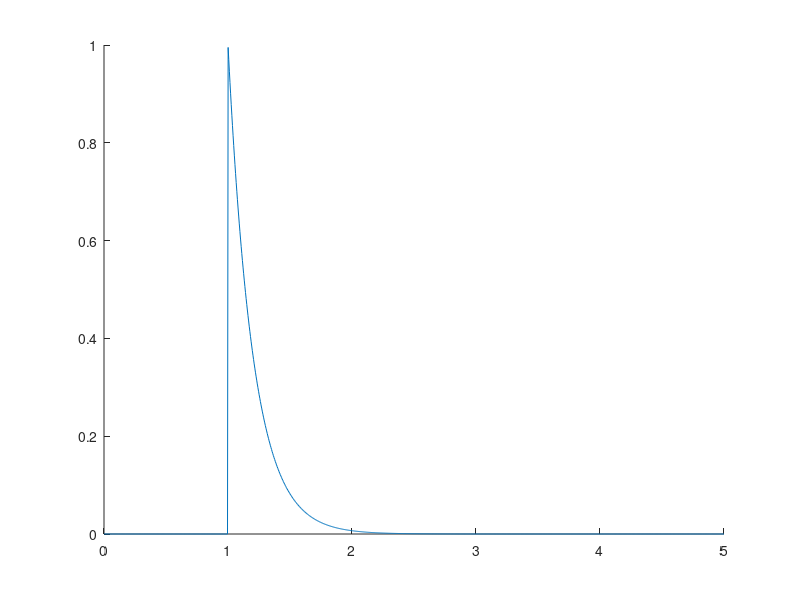
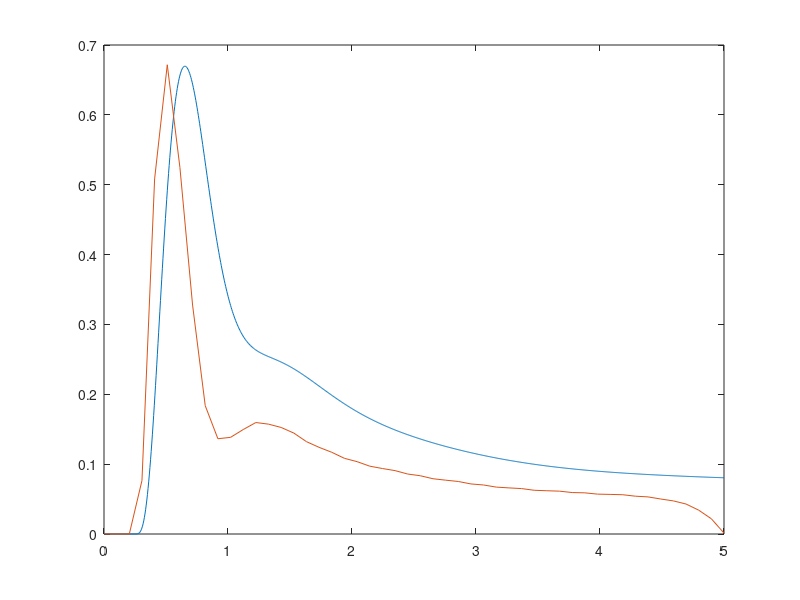

The MATLAB script that drew these images, in order: (Note: this script raises an error after producing the figures.)
%% Convolution Function
% Convolution of C with decaying exponential kernel.
%
% $$\int_0^t K^{trans}e^{-k_{ep} \tau} C(t-\tau - t_0) d\tau$$
% 

%% Syntax
%
% * *prototypeConvolution* -- Calling with no arguments runs a demo.
% * g = *prototypeConvolution*(kTrans, kEp, t0, t) -- Typical call.
%       
% 
%% Description
% Implements the convolution of C with decaying exponential kernel, as described in
%       Suyash et al.  The output of this function is a time-series representation of the 
%       pixel intensity over time.  It is also the solution to the first order ODE
%       modeling the flow of tracer from the bloodstream to the tissue and back.
%       
%       Int( C(tau) * exp(t - tau) dtau, 0, t)
% 
% $$e^{\pi i} + 1 = 0$$ 
% 
%   Foo  bar
% 
% $$e^{\pi i} + 1 = 0$$
% 
% 
% # ITEM1
% # ITEM2
% 
% $$\int_0^t K^{trans}e^{-k_{ep} \tau} C(t-\tau) d\tau$$
% 

%%
% 
%
%   Arguments:
%       kTrans      Scale parameter (beta_1)
%       kEp         Shape parameter (1/beta_2)
%       t0          Shift or Delay parameter (beta_3)
%       t           Temporal coordinate vector or Time-points (t)
%
%   Output:
%       g           Pixel intensity time series (g(x,t) in TMI paper)
%

%% Arguments
%  kTrans      Scale parameter (beta_1)
% kEp         Shape parameter (1/beta_2)
% t0          Shift or Delay parameter (beta_3)
% t           Temporal coordinate vector or Time-points (t)
%
%%  Output
% g           Pixel intensity time series (g(x,t) in TMI paper)
%

function prototypeConvolution(~)
    
    if ~nargin, demo, return, end

end

%% Shortened Demo
%
function shortenedDemo

%     delayDemo    
    multiConvolution;
%     timingDemo
    
%     convolutionOuterLoop;
    
    '';
end

function delayDemo
    
%     y = linspace(0,0.25);
%     s = zeros(length(y));
%     for i = 1:length(y)
%         s(i) = breastCp(0.25,y(i));
%     end
%     figure, plot(y,s)
%     '';

% 
%     load fittedImages_November-04-2007_054554_2hr_20min
%     KTrans = beta(:,:,1);
%     k_ep = beta(:,:,2);
%     dt_i = 1;
%     dt_j = 1;
%     Ti = 0:28;
%     Tj = 0:28;
%     Cpi = breastCp(linspace(0,5,length(Tj)));
%     oversample_i = 1;
%     
%     
%     KTrans  = single(KTrans);
%     k_ep    = single(k_ep);
%     dt_i    = single(dt_i);
%     Ti      = int32(Ti);
%     dt_j    = single(dt_j);
%     Tj      = int32(Tj); 
%     Cpi     = single(Cpi);
%     oversample_i = single(oversample_i);
%     signal_2 = dce_mri_mex(KTrans, k_ep, dt_i, Ti, dt_j, Tj, Cpi, oversample_i);
% 
%     %figure, for t=1:29; imagesc(signal_2(:,:,t)'), axis image; drawnow; end
%     
    '';
    
    k_ep = 100;
    KTrans = 10/k_ep;

    overFactor = 5;  % Needs to be an integer
    
    oversample_i = 32;
    oversample_j = 2;
    oversample_i_b = 1 * oversample_i;
    oversample_j_b = overFactor * oversample_j;

    t0 = 0; tf = 5; T  = 50;
    %dt_j = (tf - t0) / (oversample_j*T);

    Ti = oversample_i*T;
    Tj = oversample_j*T;
    Tj2 = oversample_j_b*T;


    dt_i = (tf - t0) / Ti;
    dt_j = (tf - t0) / Tj;
    dt_j2 = (tf - t0) / Tj2;

    ti = (0:Ti-1) * dt_i;
    tj = (0:Tj-1) * dt_j;
    tj2 = (0:Tj2-1) * dt_j2;

    tj_vec = single(0:Tj-1) * dt_j;
    tj_vec = permute(tj_vec, [1 3 2]);  % Make it 1x1xTj
    
    
    % Init Cpi vector
    Cpi = breastCp(ti);
    [v,ind] = max(Cpi)
    f = @(x) 5 - breastCp(x);
    ti_min = fminsearch(f, ti(ind));
    [v,ind] = min(abs(ti - ti_min));
    [ti(ind), Cpi(ind)]
    
    
    
    h2 = figure;
    hold all
    title('Difference')
    
    h1 = figure;
    hold all
    %plot(ti, Cpi*10, 'LineWidth', 3, 'Color', [.8 .8 1])
    
    
%     Ti = oversample_i*T;
%     Tj = oversample_j*T;
%     
%     dt_i = (tf - t0) / Ti;
%     dt_j = (tf - t0) / Tj;
    
    delays = linspace(0, dt_j, 10);
    for k = 1:length(delays)
        delay = delays(k);

        signal_a = convolutionOversampleRun (KTrans, k_ep, delay, oversample_i, oversample_j);
        signal_b = convolutionOversampleRun (KTrans, k_ep, delay, oversample_i_b, oversample_j_b);

        
        v = (k-1) / max(1, length(delays)-1);
        color_a = [1-v,   v, v];
        color_b = [0.9*(1-v), 0.75*(1-v), v];

        s_a = real(signal_a);
        s_a = permute(s_a, [3 1 2]);
        s_a = s_a(:,:);
        t_a = tj(:);

        s_b = real(signal_b);
        s_b = permute(s_b, [3 1 2]);
        s_b = s_b(:,:);
        t_b = tj2(:);
        
        s_c = s_b(1:overFactor:end);
        s_c = s_c(1:min(end,length(s_a)));  % Force to be same size if something went wrong
        t_c = t_a;
        
        set(0,'CurrentFigure', h1)
        plot(t_a, s_a, '--', 'Color', color_a) 
        plot(t_b, s_b,  '-', 'Color', color_b) 
        plot(t_c, s_c,  'o', 'Color', color_b)

        set(0,'CurrentFigure', h2)
        plot(t_a, s_a - s_c, 'Color', color_a)
        
    end
    
    '';
end


function timingDemo
% 
%     load fittedImages_November-04-2007_054554_2hr_20min
%     KTrans = beta(:,:,1);
%     k_ep = beta(:,:,2);
%     dt_i = 1;
%     dt_j = 1;
%     Ti = 0:28;
%     Tj = 0:28;
%     Cpi = breastCp(linspace(0,5,length(Tj)));
%     oversample_i = 1;
%     
%     
%     KTrans  = single(KTrans);
%     k_ep    = single(k_ep);
%     dt_i    = single(dt_i);
%     Ti      = int32(Ti);
%     dt_j    = single(dt_j);
%     Tj      = int32(Tj); 
%     Cpi     = single(Cpi);
%     oversample_i = single(oversample_i);
%     signal_2 = dce_mri_mex(KTrans, k_ep, dt_i, Ti, dt_j, Tj, Cpi, oversample_i);
% 
%     %figure, for t=1:29; imagesc(signal_2(:,:,t)'), axis image; drawnow; end
%     
    '';
    %convolutionOuterLoop;
    %multiConvolution;
    %[time_matlab, time_cuda, RMSE, nRMSE] = convolutionRun(16,16,100)
    
    Xs = 2.^(0:6);
    Ys = 2.^(0:6);
    %Ts = 2.^[5:7];
    Ts = 64;
    time_matlab = zeros(length(Xs),length(Ts));
    time_cuda   = zeros(length(Xs),length(Ts));
    RMSE        = zeros(length(Xs),length(Ts));
    nRMSE       = zeros(length(Xs),length(Ts));
%     for X = Xs
%         for Y = Ys
%             for T = Ts
    for i = 1:length(Xs)
        %for j = 1:length(Ys)
            k = 1;
            X = Xs(i);
            Y = Ys(i);
            T = Ts(k);
            %for T = Ts
                [time_matlab(i,k), time_cuda(i,k), RMSE(i,k), nRMSE(i,k)] = convolutionRun(X,Y,T);
            %end
        %end
    end

    time_matlab
    time_cuda
    RMSE
    nRMSE

    displayInUnits = @(src,evt) set(gca,...
        'XTickLabel', cellfun(@num2str, num2cell(get(gca, 'XTick')), 'UniformOutput',false), ...
        'YTickLabel', cellfun(@num2str, num2cell(get(gca, 'YTick')), 'UniformOutput',false) ...
    );
    
    %set(gcf,'ResizeFcn', displayInUnits)
    
    figure('ResizeFcn', displayInUnits)
    %figure
    %hold all
    fontsize_title  = 32;
    fontsize        = floor(3/4*fontsize_title);
    fontsize_axis   = floor(2/3*fontsize_title);
    %fontsize_title  = 32;
    markersize = 16;
    linewidth = 3;
    loglog(Xs.*Ys, time_matlab, '--X', Xs.*Ys, time_cuda, '-*', 'LineWidth', linewidth, 'MarkerSize', markersize)
    grid minor
    title('Time in seconds as a function of problem size (X x Y)', 'FontSize', fontsize_title)
    %legend('\fontsize{32}Matlab', '\fontsize{32}Cuda')
    legend(sprintf('\\fontsize{%d}CPU',fontsize_axis), sprintf('\\fontsize{%d}GPU',fontsize_axis))
    %legend('CPU', 'GPU')
    ylabel('t (sec)', 'Fontsize', fontsize)
    xlabel('Number of Voxels', 'Fontsize', fontsize)
    set(gca,'FontSize', fontsize_axis)
    set(gca,'YTickLabel', cellfun(@num2str, num2cell(get(gca, 'YTick')), 'UniformOutput',false))
    set(gca,'XTickLabel', cellfun(@num2str, num2cell(get(gca, 'XTick')), 'UniformOutput',false))
    
    set(gcf,'PaperOrientation','landscape')
    set(gcf,'PaperUnits','normalized')
    set(gcf,'PaperPositionMode','manual')
    set(gcf,'PaperPosition',[0 0 1 1])
    
    print -dpdf output
    print -dpng output
    
    '';
    
    %loglog(Xs.*Ys, time_cuda, '-o')
    %diag(time_matlab)
    %diag(time_cuda)
    '';
end


%% Demo
%
function demo
    
    close all

    t = linspace(0,5,1000);
    Cp = breastCp(t);
    
%     figure, plot(t,Cp)
    
    ti = linspace(t(1), t(end), 50);
    dti = ti(2)-ti(1);
    
    t0 = 1;
%     kEp = 5;
%     kTrans = 1/kEp;
    kEp = 5;
    kTrans = 1;
    %kTrans = 1/(1+1/kEp);
    %kTrans = 1/(1 + exp(-kEp*dti))*1/sqrt(2*dti);
    
    %e = kTrans * exp( -kEp*(t - t0) ) .* (t >= t0);
    e = kernel(t, kTrans, kEp, t0);
    hold all; plot(t,e)
    
    E = kernel(t', kTrans, kEp, ti);
    Cpi = breastCp(ti);
    
%     figure('Position', [717   524   560   420])
%     plot(repmat(t',[1 size(E,2)]), bsxfun(@times, E, Cpi)/kTrans)
%     hold all
%     plot(t,Cp)
%     
%     %figure('Position', [717   19   560   420])
%     %plot(ti, sum(bsxfun(@times, E, Cpi)),'-o')
    
%     figure('Position', [717   19   560   420])
%     plot(ti, convolveCWithKernel(t, kTrans, kEp, ti))
    
    
    %hold all
    %plot(ti, convolveCWithKernel(ti, kTrans, kEp, ti),'-o')
    %plot(t, sum(bsxfun(@times, E, Cp)),'-')
    
%     snapnow
    
    
    %% 
    %
    %
    f1 = @(x) breastCp(x);
    f2 = @(x) kernel(x, kTrans, kEp, 0);
    %t = linspace(t(1),t(end),4000);
    q = quadv(@(tau) f2(tau) * f1(t-tau), t(1), t(end));
    
    figure, plot(t,q)
    hold all
    plot(ti, convolveCWithKernel(t, kTrans, kEp, ti)/300)
    
    snapnow
    
    s = zeros(size(t));
    for i=1:length(s)
        s(i) = convolutionFromMaple(t(i), 5, 2, 1);
    end
    figure, plot(t,s)
    ti_old = ti;


    oversample_i = 2;
    oversample_j = 8;
    ti = linspace(ti_old(1),ti_old(end),oversample_i*length(ti_old));
    tj = linspace(ti_old(1),ti_old(end),oversample_j*length(ti_old));
    Cpj = breastCp(tj);
    
    figure
    hold all
    plot(tj,Cpj*10,'LineWidth',5)
    
    for k_ep = logspace(log10(0.01),log10(1000),20);
        KTrans = k_ep;
        si = zeros(size(ti));
        for j=1:length(tj)
            si = si + Cpj(j) * KTrans * convolutionFromMapleVectorized(ti, k_ep, tj(j), oversample_j);
    %         for i=1:length(si)
    %             si(i) = si(i) + Cpi(j) * convolutionFromMaple(ti(i), 2, ti(j), oversample);
    %         end
        end
        plot(ti,si)
    end
    %figure, plot(ti,si)
    
    
    % Moved to shortenedDemo
    %convolutionOuterLoop;
    %convolutionOuterLoop4x8;
    
    shortenedDemo;

    '';
end


%%
function signal = convolutionOuterLoop()
    % Init time variables
    t0 = 0; 
    tf = 5;
    T  = 50;

    oversample_i = 16;
    oversample_j = 4;
    
    Ti = oversample_i*T;
    Tj = oversample_j*T;
    
    dt_i = (tf - t0) / Ti;
    dt_j = (tf - t0) / Tj;
    
    %ti = linspace(t0, tf, Ti);
    %tj = linspace(t0, tf, Tj);
    ti = (0:Ti-1) * dt_i;
    tj = (0:Tj-1) * dt_j;
%     tj = linspace(t0, tf, Tj);
    
    %dt_i = ti(2) - ti(1);
    %dt_j = tj(2) - tj(1);

    % Init Cpi vector
    Cpi = breastCp(ti);

    k_ep = 100;
    KTrans = k_ep;
    
    
    % Convert to 32-bit floats for everything inputted into dce_mri_mex()
    KTrans  = single(KTrans);
    k_ep    = single(k_ep);
    dt_i    = single(dt_i);
    dt_j    = single(dt_j);
    Ti      = int32(Ti);
    Tj      = int32(Tj); 
    Cpi     = single(Cpi);
    oversample_i = single(oversample_i);
    oversample_j = single(oversample_j);


    tj_vec = single(0:Tj-1) * dt_j;
    tj_vec = permute(tj_vec, [1 3 2]);  % Make it 1x1xTj
    

    h2 = figure;
    hold all
    title('Difference')
    
    h1 = figure;
    hold all
    plot(ti, Cpi*10, 'LineWidth', 3, 'Color', [.8 .8 1])
    
    %for k_ep = logspace(log10(0.01), log10(1000), 20);
    %for delay = delays
    
    delays = linspace(0, dt_j, 10);
    for k = 1:length(delays)
        delay = delays(k);

        signal = zeros(1,1,Tj,'single');
        for i = 1:Ti
            signal = signal + Cpi(i) * convolutionFromMapleMatrized(tj_vec - delay, k_ep, ti(i), oversample_i);
        end
        signal = bsxfun(@times,signal,KTrans);

        signal_alt = zeros(1,1,Tj,'single');
        for i = 1:Ti
            signal_alt = signal_alt + Cpi(i) * convolutionFromMapleMatrized(tj_vec, k_ep, ti(i) + delay, oversample_i);
        end
        signal_alt = bsxfun(@times,signal_alt,KTrans);

%         signal_alt = dce_mri_mex(single(KTrans), single(k_ep), single(dt_i), int32(Ti), single(dt_j), int32(Tj), single(Cpi), single(oversample_i));
        
        v = (k-1) / max(1, length(delays)-1);
        color = [v, 1-v, 1-v];
        
        set(0,'CurrentFigure', h1)
        plot(tj, real(signal(:)), 'Color', color)

        set(0,'CurrentFigure', h2)
        plot(tj, real(signal(:) - signal_alt(:)), 'Color', color)
        
    end
    '';
end

%%
function signal = convolutionOversampleRun (KTrans, k_ep, delay, oversample_i, oversample_j)
    [X,Y] = size(KTrans);
    
    % Init time variables
    t0 = 0; 
    tf = 5;
    T  = 50;

%     oversample_i = 16;
%     oversample_j = 4;
    
    Ti = oversample_i*T;
    Tj = oversample_j*T;
    
    dt_i = (tf - t0) / Ti;
    dt_j = (tf - t0) / Tj;
    
    %ti = linspace(t0, tf, Ti);
    %tj = linspace(t0, tf, Tj);
    ti = (0:Ti-1) * dt_i;
    tj = (0:Tj-1) * dt_j;
%     tj = linspace(t0, tf, Tj);
    
    %dt_i = ti(2) - ti(1);
    %dt_j = tj(2) - tj(1);

    % Init Cpi vector
    Cpi = breastCp(ti);

%     k_ep = 100;
%     KTrans = k_ep;
    
    
    % Convert to 32-bit floats for everything inputted into dce_mri_mex()
    KTrans  = single(KTrans);
    k_ep    = single(k_ep);
    dt_i    = single(dt_i);
    dt_j    = single(dt_j);
    Ti      = int32(Ti);
    Tj      = int32(Tj); 
    Cpi     = single(Cpi);
    oversample_i = single(oversample_i);
    oversample_j = single(oversample_j);


    tj_vec = single(0:Tj-1) * dt_j;
    tj_vec = permute(tj_vec, [1 3 2]);  % Make it 1x1xTj
    

%     h2 = figure;
%     hold all
%     title('Difference')
%     
%     h1 = figure;
%     hold all
%     plot(ti, Cpi*10, 'LineWidth', 3, 'Color', [.8 .8 1])
    
    %for k_ep = logspace(log10(0.01), log10(1000), 20);
    %for delay = delays
    
    %delays = linspace(0, dt_j, 10);
%     for k = 1:length(delays)
%         delay = delays(k);
%         
%         sj = zeros(1,Tj);
%         for i=1:Ti
%             signal_part = convolutionInnerLoop(tj, k_ep, ti(i), oversample_i);
%             sj = sj + Cpi(i) * KTrans * signal_part;
%         end

        %sj = zeros(X,Y,Tj,'single');
        signal = zeros(X,Y,Tj,'single');
        for i = 1:Ti
            signal = signal + Cpi(i) * convolutionFromMapleMatrized(tj_vec - delay, k_ep, ti(i), oversample_i);
        end
        signal = bsxfun(@times,signal,KTrans);

%         signal_alt = zeros(1,1,Tj,'single');
%         for i = 1:Ti
%             signal_alt = signal_alt + Cpi(i) * convolutionFromMapleMatrized(tj_vec, k_ep, ti(i) + delay, oversample_i);
%         end
%         signal_alt = bsxfun(@times,signal_alt,KTrans);

%         signal_alt = dce_mri_mex(single(KTrans), single(k_ep), single(dt_i), int32(Ti), single(dt_j), int32(Tj), single(Cpi), single(oversample_i));
        
%         v = (k-1) / max(1, length(delays)-1);
%         color = [v, 1-v, 1-v];
        
%         set(0,'CurrentFigure', h1)
%         plot(tj, real(signal(:)), 'Color', color)

%         set(0,'CurrentFigure', h2)
%         plot(tj, real(signal(:) - signal_alt(:)), 'Color', color)
        
%     end
    '';
end


%%
function [time_matlab, time_cuda, RMSE, nRMSE] = convolutionRun(X,Y,T)
    % Initialize KTrans and k_ep to some arbitrary values
    k_ep    = zeros(X,Y,'single');
    KTrans  = zeros(X,Y,'single');
    for x = 0:X-1
        for y = 0:Y-1
            u = x/(X + eps);
            v = y/(Y + eps);
            
            w = 1/((1 - u)*(1 - v))^2;
            w = w * 1e-1;
            
            k_ep(x+1,y+1)   = w;
            KTrans(x+1,y+1) = w/10;
        end
    end
    
    [mX,mY] = meshgrid(linspace(-3,3,X),linspace(-3,3,Y)); Z = peaks(mX,mY)'; 
    b = 1; c = 4; f = @(x) 1/b * x./(1 + (x*c-c).^2); %plot(x, f(x))
    Z = f(Z);
    Z = Z * 10;
    Z = max(Z, 1e-1);
        
    k_ep = Z;
    KTrans = Z/10;

    % Init time variables
    t0 = 0; 
    tf = 5;

    oversample_i = 8;
    oversample_j = 2;
    
    Ti = oversample_i*T;
    Tj = oversample_j*T;
    
    dt_i = (tf - t0) / Ti;
    dt_j = (tf - t0) / Tj;
    

    ti = (0:Ti-1) * dt_i;
    tj = (0:Tj-1) * dt_j;


    % Init Cpi vector
    Cpi = breastCp(ti);
    
    
    % Convert to 32-bit floats for everything inputted into dce_mri_mex()
    KTrans  = single(KTrans);
    k_ep    = single(k_ep);
    dt_i    = single(dt_i);
    Ti      = int32(Ti);
    dt_j    = single(dt_j);
    Tj      = int32(Tj); 
    Cpi     = single(Cpi);
    oversample_i = single(oversample_i);
    

    fprintf('Beginning the timings\n')

    
    % Reference implementation
	tj_vec = single(0:Tj-1) * dt_j; 
    tj_vec = permute(tj_vec, [1 3 2]);  % Make it 1x1xTj
    
    time_matlab = tic;
    sj = zeros(X,Y,Tj,'single');
    for i = 1:Ti
        sj = sj + Cpi(i) * convolutionFromMapleMatrized(tj_vec, k_ep, ti(i), oversample_i);
    end
    signal_0 = bsxfun(@times,sj,KTrans);
    time_matlab = toc(time_matlab);

    
    
    
    
    % Matrix version of mex-wrapper call
    time_cuda = tic;
    signal_2 = dce_mri_mex(KTrans, k_ep, dt_i, Ti, dt_j, Tj, Cpi, oversample_i, true);
    time_cuda = toc(time_cuda);
    
%     signal_1 = real(signal_1);
    signal_2 = real(signal_2);

    

    % Compare cuda versus matlab
    RMSE  = norm(signal_2(:) - signal_0(:)) / sqrt(X*Y*double(Tj));
    nRMSE = RMSE / norm(signal_0(:));
    
%     fprintf('Cuda versus matlab:  RMSE: %g\n',  RMSE)
%     fprintf('Cuda versus matlab: nRMSE: %g\n', nRMSE)
        
end






%%
function signal = multiConvolution()
    % Image dimensions
%     X = 64; Y = 64;
    X = 16; Y = 16;
%     X = 8;  Y = 8;

    % Initialize KTrans and k_ep to some arbitrary values
    k_ep    = zeros(X,Y,'single');
    KTrans  = zeros(X,Y,'single');
    for x = 0:X-1
        for y = 0:Y-1
            u = x/(X + eps);
            v = y/(Y + eps);
            
            w = 1/((1 - u)*(1 - v))^2;
            w = w * 1e-1;
            
            k_ep(x+1,y+1)   = w;
            KTrans(x+1,y+1) = w/10;
        end
    end
    
    [mX,mY] = meshgrid(linspace(-3,3,X),linspace(-3,3,Y)); Z = peaks(mX,mY); 
    %Z = Z.^2;
    %Z = Z - min(Z(:)) + 1e-6;
    %Z = Z - getQuantile(Z(:), 0.05);
    %Z = max(Z, 1e-4);
    
    b = 1; c = 4; f = @(x) 1/b * x./(1 + (x*c-c).^2); %plot(x, f(x))
    Z = f(Z);
    Z = Z * 10;
    %Z = max(Z, 1e-1);
    Z = max(Z, 1/8);
    
    %figure, imagesc(Z'), axis image; colorbar
    
    k_ep = Z;
    KTrans = Z/10;

    
    figure, imagesc(Z), axis image; colorbar, title('k_ep')
    
    
    % Init time variables
    t0 = 0; 
    tf = 5;
    T  = 50;

    oversample_i = 4;
    oversample_j = 16;
    
    Ti = oversample_i*T;
    Tj = oversample_j*T;
    
    dt_i = (tf - t0) / Ti;
    dt_j = (tf - t0) / Tj;
    
    %ti = linspace(t0, tf, Ti);
    %tj = linspace(t0, tf, Tj);
    ti = (0:Ti-1) * dt_i;
    tj = (0:Tj-1) * dt_j;
%     tj = linspace(t0, tf, Tj);
    
    %dt_i = ti(2) - ti(1);
    %dt_j = tj(2) - tj(1);

    % Init Cpi vector
    Cpi = breastCp(ti);
    
    
    % Convert to 32-bit floats for everything inputted into dce_mri_mex()
    KTrans  = single(KTrans);
    k_ep    = single(k_ep);
    dt_i    = single(dt_i);
    Ti      = int32(Ti);
    dt_j    = single(dt_j);
    Tj      = int32(Tj); 
    Cpi     = single(Cpi);
    oversample_i = single(oversample_i);
    
%     ti = single(ti);
%     tj = single(tj);
    
    fprintf('Beginning the timings\n')

    % Reference implementation
%     signal_0 = zeros(X,Y,Tj,'single');
	tj_vec = single(0:Tj-1) * dt_j; 
    tj_vec = permute(tj_vec, [1 3 2]);  % Make it 1x1xTj
    tic
%     for x = 1:X
%         for y = 1:Y
%             sj = zeros(1,1,Tj,'single');
%             for i = 1:Ti
%                 %si = si + Cpj(j) * KTrans * convolutionFromMapleVectorized(ti, k_ep, tj(j), oversample_j);
%                 sj = sj + Cpi(i) * KTrans(x,y) * convolutionFromMapleVectorized(tj_vec, k_ep(x,y), ti(i), oversample_i);
%                 %signal_0(x,y,:) = dce_mri_mex( KTrans(x,y), k_ep(x,y), dt_i, Ti, dt_j, Tj, Cpi, oversample_i );
%             end
%             signal_0(x,y,:) = sj;
%         end
%     end
    sj = zeros(X,Y,Tj,'single');
    for i = 1:Ti
        %foo = convolutionFromMapleMatrized(tj_vec, k_ep, ti(i), oversample_i);
        sj = sj + Cpi(i) * convolutionFromMapleMatrized(tj_vec, k_ep, ti(i), oversample_i);
        %s = convolutionFromMapleMatrized(t, k, t_0, oversamplingFactor)
    end
    signal_mat = bsxfun(@times,sj,KTrans);
    fprintf('Reference implementation (host): '), toc
    
    signal_0 = signal_mat;
   % norm(signal_0(:) - signal_4(:))
    '';
    
    
    
%     % Scalar version of mex-wrapper call
%     signal_1 = zeros(X,Y,Tj,'single');
%     tic
%     for x = 1:X
%         for y = 1:Y
%             signal_1(x,y,:) = dce_mri_mex( KTrans(x,y), k_ep(x,y), dt_i, Ti, dt_j, Tj, Cpi, oversample_i );
%         end
%     end
%     fprintf('Scalar version of mex-wrapper call: '), toc


    d = 2^10;
    KTrans = round(d*KTrans)/d;
    k_ep = round(d*k_ep)/d;
    Cpi = round(d*Cpi)/d;
    

    % Matrix version of mex-wrapper call (CPU)
    tic
    signal_cpu = dce_mri_mex(KTrans, k_ep, dt_i, Ti, dt_j, Tj, Cpi, oversample_i, false);
    fprintf('Matrix version of mex-wrapper call (CPU): '), toc

    
    % Matrix version of mex-wrapper call (GPU)
    tic
    signal_gpu = dce_mri_mex(KTrans, k_ep, dt_i, Ti, dt_j, Tj, Cpi, oversample_i, true);
    fprintf('Matrix version of mex-wrapper call (GPU): '), toc
    
%     signal_gpu = signal_2;
%     signal_cpu = signal_3;
    signal_2 = signal_gpu;
    signal_3 = signal_cpu;


    %colors = rand(X*Y,3);
%     [v,ind] = sort(k_ep(:));
%     colors(ind,1:3) = jet(X*Y);
    
    u = log10(k_ep(:));
    u = (u - min(u)) / (max(u) - min(u) + eps);
    
    palette = jet(1000);
    ind = min(size(palette,1), max(1, 1 + floor(u*max(1, size(palette,1) - 1))));
    colors(:,1:3) = palette(ind,1:3);

%     set(gcf,'PaperOrientation','landscape')
%     set(gcf,'PaperUnits','normalized')
%     set(gcf,'PaperPositionMode','manual')
%     set(gcf,'PaperPosition',[0 0 1 1])

    fontsize_title  = 32;
    fontsize        = floor(3/4*fontsize_title);
    fontsize_axis   = floor(2/3*fontsize_title);
    %fontsize_title  = 32;
    markersize = 16;
    linewidth = 3;

    setup = { ...
        'PaperOrientation','landscape', ...
        'PaperUnits','normalized', ...
        'PaperPositionMode','manual', ...
        'PaperPosition',[0 0 1 1] ...
    };
    
%     print -dpdf output
%     print -dpng output
    
    title_1 = 'GPU convolution output over time for different k_{ep} values';
    title_2 = 'CPU convolution output over time for different k_{ep} values';
    title_3 = 'Error between GPU and CPU convolutions';
    
    %cdef = 'white';
    cdef = 'black';
    figure(setup{:}), colordef(gcf, cdef), set(gca, 'ColorOrder', colors, 'FontSize', fontsize_axis), hold all; plot(tj, reshape(permute(real(signal_gpu),[3 1 2]), [Tj X*Y])), title(title_1, 'FontSize', fontsize_title), print('-dpng','-r300', ['curve_' num2str(gcf)]), print('-dpdf','-r300', ['curve_' num2str(gcf)])
    figure(setup{:}), colordef(gcf, cdef), set(gca, 'ColorOrder', colors, 'FontSize', fontsize_axis), hold all; plot(tj, reshape(permute(real(signal_cpu),[3 1 2]), [Tj X*Y])), title(title_2, 'FontSize', fontsize_title), print('-dpng','-r300', ['curve_' num2str(gcf)]), print('-dpdf','-r300', ['curve_' num2str(gcf)])
    %figure(setup{:}), colordef(gcf, cdef), set(gca, 'ColorOrder', colors), hold all;
    %plot(tj, reshape(permute(real(signal_gpu),[3 1 2]), [Tj X*Y]), tj, reshape(permute(real(signal_cpu),[3 1 2]), [Tj X*Y]), '--'), print('-dpng','-r300', ['curve_' num2str(gcf)]), print('-dpdf', ['curve_' num2str(gcf)])
    figure(setup{:}), colordef(gcf, cdef), set(gca, 'ColorOrder', colors, 'FontSize', fontsize_axis), hold all; plot(tj, reshape(permute(real(signal_gpu),[3 1 2]), [Tj X*Y]) - reshape(permute(real(signal_cpu),[3 1 2]), [Tj X*Y])), title(title_3, 'FontSize', fontsize_title), print('-dpng','-r300', ['curve_' num2str(gcf)]), print('-dpdf','-r300', ['curve_' num2str(gcf)])
    
    figure(setup{:}), colordef(gcf, cdef), set(gca, 'ColorOrder', colors, 'FontSize', fontsize_axis), hold all; plot(tj, reshape(permute(real(signal_gpu),[3 1 2]), [Tj X*Y]) - reshape(permute(real(signal_mat),[3 1 2]), [Tj X*Y])), title('GPU vs CPU (matlab)', 'FontSize', fontsize_title), print('-dpng','-r300', ['curve_' num2str(gcf)]), print('-dpdf','-r300', ['curve_' num2str(gcf)])
    figure(setup{:}), colordef(gcf, cdef), set(gca, 'ColorOrder', colors, 'FontSize', fontsize_axis), hold all; plot(tj, reshape(permute(real(signal_cpu),[3 1 2]), [Tj X*Y]) - reshape(permute(real(signal_mat),[3 1 2]), [Tj X*Y])), title('CPU (GPU implementation) vs CPU (matlab)', 'FontSize', fontsize_title), print('-dpng','-r300', ['curve_' num2str(gcf)]), print('-dpdf','-r300', ['curve_' num2str(gcf)])
    %figure(setup{:}), colordef(gcf, cdef), set(gca, 'ColorOrder', colors), hold all; plot(tj, reshape(permute(real(signal_gpu),[3 1 2]), [Tj X*Y]), tj, reshape(permute(real(signal_cpu),[3 1 2]), [Tj X*Y]), '--', tj, reshape(permute(real(signal_mat),[3 1 2]), [Tj X*Y]), ':')
    
%     print -dpdf output
%     print -dpng output
    
%     signal_1 = real(signal_1);
    signal_2 = real(signal_2);
    
    signal = signal_2;  % Final return value of this function

%     
%     % Compare matrix versus scalar calls
%     RMSE  = norm(signal_1(:) - signal_2(:)) / sqrt(X*Y*double(Tj));
%     nRMSE = RMSE / norm(signal_1(:));
%     
%     fprintf('Matrix versus scalar:  RMSE: %g\n',  RMSE)
%     fprintf('Matrix versus scalar: nRMSE: %g\n', nRMSE)
    

    % Compare cuda versus matlab
    RMSE  = norm(signal_2(:) - signal_0(:)) / sqrt(X*Y*double(Tj));
    nRMSE = RMSE / norm(signal_0(:));
    
    fprintf('Cuda versus matlab:  RMSE: %g\n',  RMSE)
    fprintf('Cuda versus matlab: nRMSE: %g\n', nRMSE)
    

    % Show curves

    figure, hold all; plot(ti, Cpi, 'LineWidth', 5)
    signal_transposed = permute(signal_0, [3 1 2]);
    plot(tj, signal_transposed(:,:))
    title('Reference curves using matlab prototype (CPU)')
        
    figure, hold all; plot(ti, Cpi, 'LineWidth', 5)   
    signal_transposed = permute(signal_2, [3 1 2]);
    plot(tj, signal_transposed(:,:))
    title('Matrix version kernel code output (GPU)')

    figure, hold all; plot(ti, 0*Cpi)
    signal_transposed = permute(signal_2 - signal_0, [3 1 2]);
    plot(tj, signal_transposed(:,:))
    title('Error difference time curves (GPU vs CPU)')
    
    
    % Show reconstructed time series of images (movie)
    fig = figure;
%     lgsignal = log10(abs(signal));
%     crange = [-2, max(lgsignal(:))];
    lgsignal = ((signal));
    crange = [0, max(lgsignal(:))];
    for t = 1:Tj
        if ishandle(fig)
            set(0, 'CurrentFigure', fig)
        else
            break
        end
        imagesc(lgsignal(:,:,t)', crange)
        axis image xy
        colorbar
        title(['t = ' num2str(t)])
        drawnow
        pause(1/60)
    end 
    
%     [mX,mY] = meshgrid(1:X,1:Y);
%     Z = peaks(mX,mY);

    
	aspectRatio = 1.33/1;
    T0 = 10;     Tf = ceil(single(Tj)/2);

    nT = Tf - T0 + 1;
    % Tx / Ty <= 2.5
    %   Ty >= Tx / 2.5
    % Tx * Ty >= nT
    %   Tx >= nT / Ty
    % Ty >= Tx / 2.5 >= nT / (2.5 * Ty)
    %   Ty^2 >= nT / 2.5
    %   Ty >= sqrt(nT/2.5)
    %   Tx >= nT / Ty
    
    
    %nT = 293; aspectRatio = 3/1; Ty = round(sqrt(nT/aspectRatio)); Tx = round((nT/Ty)); [Tx Ty Tx*Ty Ty*aspectRatio Tx/Ty]
    Ty = round(sqrt(nT/aspectRatio)); 
    Tx = round((nT/Ty)); 
    Tf = T0 + Tx*Ty - 1;
    %[Tx Ty Tx*Ty Ty*aspectRatio Tx/Ty]

    sampling = double(signal(:,:,T0:Tf));
    a = 0.05;
    p = [a/2, 1-a/2];
    range = getQuantile(sampling(:), p);


    %figure, plot(linspace(0,1,ns),s, p, range, 'o', 'MarkerSize', 14)
    
    sampling = single(mat2gray(sampling, range));
    figure, montage(permute(sampling,[2 1 4 3]), 'size', [Ty Tx]), colormap(jet)
    figure, montage(permute(sampling,[2 1 4 3]), 'size', [Ty Tx]), colormap(bone)
    
    %figure, imagesc(k_ep'), axis image; colorbar
end

%%
function q = getQuantile(x, p)
    s = sort(x(:,:));
    ns = size(s,1);
    ind = min(ns, 1+max(0, floor(ns * p(:)')));
    q = s(ind,:);
    
    % getQuantile([sampling(:), 2*sampling(:)],[a/2 0.25 0.5 0.75 1-a/2])
end

%%
function s = convolutionFromMapleMatrized(t, k, t_0, oversamplingFactor)
    x = t - t_0;
    L = 1/oversamplingFactor;
    s = zeros([size(k),length(t)]);

    
    ind_1 = (x > -L  &  x <= 0);
    ind_2 = (x >  0  &  x <= L);
    ind_3 = (x > L);
    
    kx1 = bsxfun(@times, k, x(ind_1));
    kx2 = bsxfun(@times, k, x(ind_2));
    kx3 = bsxfun(@times, k, x(ind_3));
    
    a = exp(k*L);
    %s(ind_1) = exp(-k.*(L + x(ind_1))) - 1 + k.*(x(ind_1) + L); 
    s(:,:,ind_1) = bsxfun(@plus, exp(-bsxfun(@times, k, L + x(ind_1))) - 1 + kx1, k*L); 
    %s(ind_2) = exp(-k.*(L + x(ind_2))) - 2*exp(-k.*x(ind_2)) + 1 + k.*(L - x(ind_2));
    s(:,:,ind_2) = bsxfun(@plus, exp(-bsxfun(@times, k, (L + x(ind_2)))) - 2*exp(-kx2) + 1 - kx2,  k*L);
    s(:,:,ind_3) = bsxfun(@times, exp(-kx3), (1./a - 2 + a));

    s = bsxfun(@rdivide, oversamplingFactor*s, (k .* k));
end

%%
function s = convolutionFromMapleVectorized(t, k, t_0, oversamplingFactor)
    x = t - t_0;
    L = 1/oversamplingFactor;
    s = zeros(size(t));
    
    ind_1 = (x > -L  &  x <= 0);
    ind_2 = (x >  0  &  x <= L);
    ind_3 = (x > L);
    
    a = exp(k*L);
    %s = exp(-k*x) * (1/a - 2 + a)
    s(ind_1) = exp(-k*(L + x(ind_1))) - 1 + k*(x(ind_1) + L); 
    s(ind_2) = exp(-k*(L + x(ind_2))) - 2*exp(-k*x(ind_2)) + 1 + k*(L - x(ind_2));
    s(ind_3) = exp(-k*x(ind_3)) * (1/a - 2 + a);

    s = s * oversamplingFactor / (k * k);
    
%     if x <= -L
%         s = 0;
%     else
%         if x > L
%             %s = exp(-k*(L + x)) - 2*exp(-k*x) + exp(-k*(-L + x));
%             %s = exp(-k*x) * (exp(-k*L) - 2 + exp(k*L));
%             a = exp(k*L);
%             s = exp(-k*x) * (1/a - 2 + a);
%             %s = exp(-k*x) * sinh(k*L/2)^2;
%         elseif x <= 0
%             s = exp(-k*(L + x)) - 1 + k*(x + L); 
%         elseif x <= L
%             s = exp(-k*(L + x)) - 2*exp(-k*x) + 1 + k*(L - x);
%         end
%         s = s * oversamplingFactor / (k * k);
%     end
end

function s = convolutionFromMaple(t, k, t_0, oversamplingFactor)
    x = t - t_0;
    L = 1/oversamplingFactor;
    if x <= -L
        s = 0;
    else
        if x > L
            %s = exp(-k*(L + x)) - 2*exp(-k*x) + exp(-k*(-L + x));
            %s = exp(-k*x) * (exp(-k*L) - 2 + exp(k*L));
            a = exp(k*L);
            s = exp(-k*x) * (1/a - 2 + a);
            %s = exp(-k*x) * sinh(k*L/2)^2;
        elseif x <= 0
            s = exp(-k*(L + x)) - 1 + k*(x + L); 
        elseif x <= L
            s = exp(-k*(L + x)) - 2*exp(-k*x) + 1 + k*(L - x);
        end
        s = s * oversamplingFactor / (k * k);
    end
end


%%
%
function e = kernelScalarVersion(t, kTrans, kEp, t0)
    e = kTrans * exp( -kEp*(t - t0) ) .* (t >= t0);
end

function e = kernelAltVersion(t, kTrans, kEp)
    e = kTrans * exp( -kEp*(t) );
end


function e = kernel(t, kTrans, kEp, t0)
    e = kTrans * exp( -kEp*bsxfun(@minus, t, t0) ) .* bsxfun(@ge, t, t0);
end

function g = convolveCWithKernel(t, kTrans, kEp, ti)
    E = kernel(t', kTrans, kEp, ti);
    Cpi = breastCp(ti);
    
    g = sum(bsxfun(@times, E, Cpi));
end

%% Population model for Breast Input function
function Cp = breastCp(t,dt)
    if nargin < 2, dt = 0.25; end;
    %if (nargin < 2) dt = 32/60; end;

    t = 60*t;
    dt = 60*dt;

    alpha = 4.0;

    %Cp = Cps([0.10 dt+48 alpha 20.0 1000.0],t); 

    Cp = Cpg([1.0 dt alpha 5.0],t) + ...
         Cpg([0.2 dt+28 alpha 10.0],t) + ...
         Cpg([0.10 dt+38 alpha 20.0],t) + ...
         Cps([0.10 dt+48 alpha 20.0 1000.0],t);

    Cp = 5.0*Cp;

end

% param(1) = Cp0
% param(2) = Delta
% param(3) = alpha
% param(4) = tau
%
function f = Cpg(param,t)

    Cp0 = abs(param(1));
    Delta = param(2);
    alpha = max(abs(param(3)),1);
    tau = abs(param(4));

    tprime = t-Delta;

    alphaprime = alpha-1;
    norm = exp(-alphaprime)*(tau*alphaprime)^alphaprime;

    if (length(t) == 1)
        if (t < Delta) 
            f = 0;
        else
            f = (Cp0/norm)*(tprime^alphaprime)*exp(-tprime/tau);
        end;
    else
        idx = find(t>=Delta);
        f = zeros(size(t));
        f(idx) = (Cp0/norm)*(tprime(idx).^alphaprime).*exp(-tprime(idx)/tau);
    end;

end

% param(1) = Cp0
% param(2) = delta
% param(3) = alpha
% param(4) = tau
% param(5) = T
%
function f = Cps(param,t)

    Cp0 = abs(param(1));
    Delta = param(2);
    alpha = max(abs(param(3)),1);
    tau = abs(param(4));
    T = abs(param(5));

    tprime = t-Delta;

    norm = gamma(alpha);

    xi = 1/tau-1/T;
    gam = norm;

    if (length(t) == 1)
        if (t < Delta) 
            f = 0;
        else
            f = (Cp0/norm)*gam*exp(-tprime/T)*gammaincc(xi*tprime,alpha);
        end;
    else
        idx = find(t>=Delta);
        f = zeros(size(t));
        f(idx) = (Cp0/norm)*gam*exp(-tprime(idx)/T).*gammaincc(xi*tprime(idx),alpha);
    end;

end

%% Corrected gammainc?
function y = gammaincc(x, a)
    y = gammainc(x, a);
end
